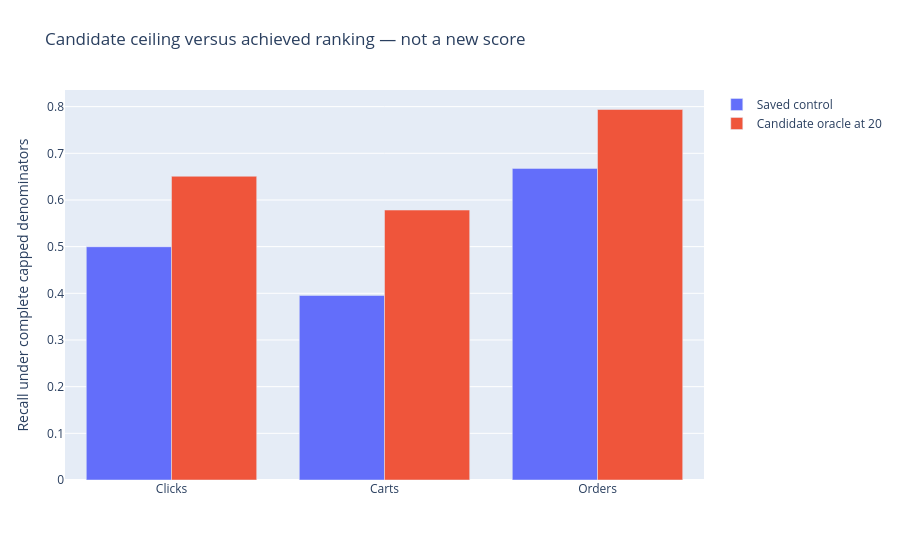

Here is the notebook cell this chart was saved with:
### Markdown cell above
## 8 · Candidate ceilings versus achieved ranking

### Code cell
path = ROOT/'outputs/plots/08.json'
if hashlib.sha256(path.read_bytes()).hexdigest() != receipt['plot_hashes'][path.name]:
    raise ValueError('Saved chart checksum changed')
fig = pio.from_json(path.read_text())
display({'application/vnd.plotly.v1+json':json.loads(pio.to_json(fig))}, raw=True)

### Figure 1 — Plotly figure (JSON) as saved in the notebook; plotly's stock layout.template omitted (floating-point values rounded to 4 significant figures)
{"data": [{"name": "Saved control", "type": "bar", "x": ["Clicks", "Carts", "Orders"], "y": [0.4997, 0.3955, 0.6677]}, {"name": "Candidate oracle at 20", "type": "bar", "x": ["Clicks", "Carts", "Orders"], "y": [0.6508, 0.5784, 0.7938]}], "layout": {"barmode": "group", "margin": {"b": 80, "l": 65, "r": 35, "t": 90}, "title": {"text": "Candidate ceiling versus achieved ranking — not a new score"}, "xaxis": {"automargin": true}, "yaxis": {"automargin": true, "title": {"text": "Recall under complete capped denominators"}}}}
